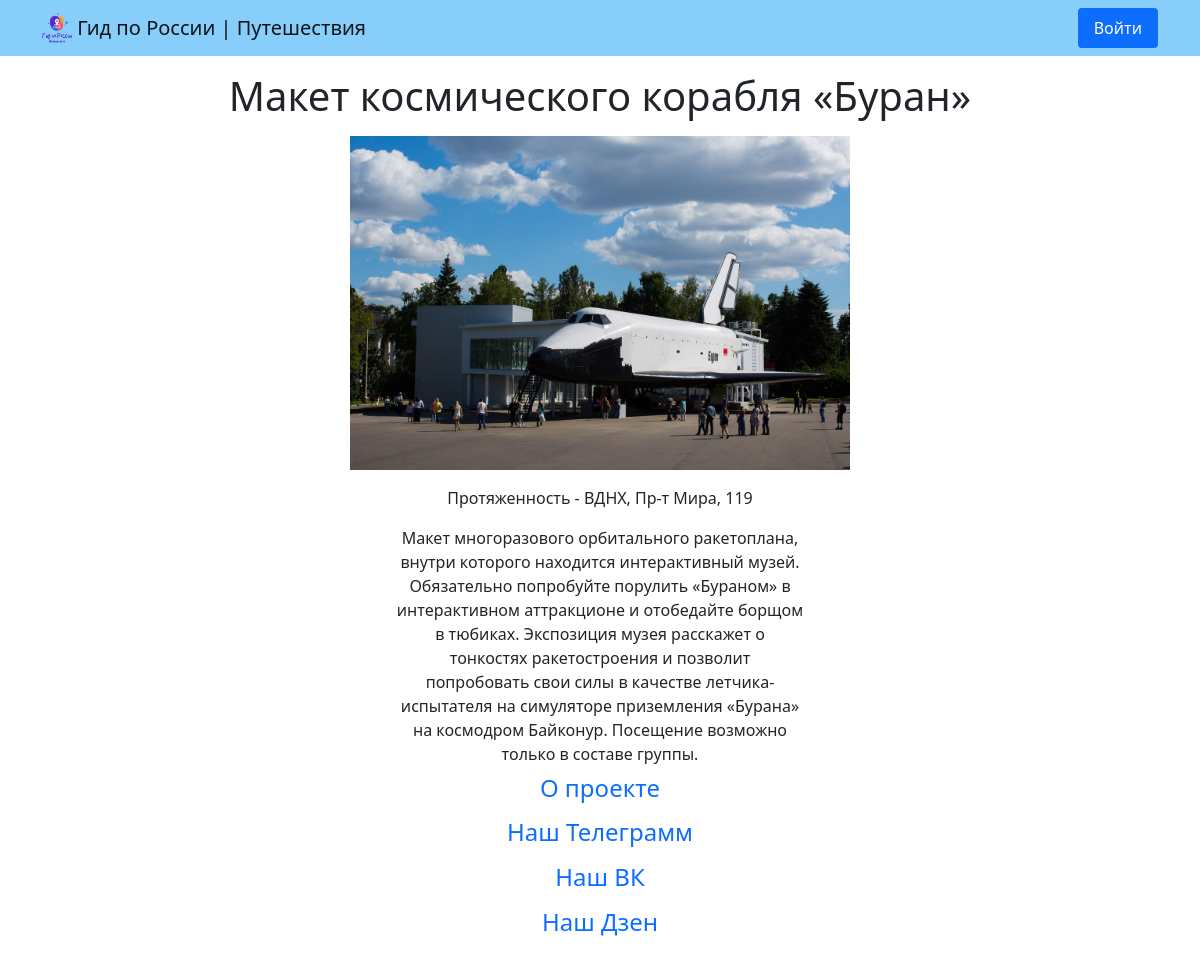
Screenshot of /event/2 with the database file from the repository.
### data/event.py (models this page shows)
class Event(SqlAlchemyBase):
    __tablename__ = 'events'
    id = sqlalchemy.Column(sqlalchemy.Integer,
                           primary_key=True, autoincrement=True)
    region = sqlalchemy.Column(sqlalchemy.String, nullable=True)
    title = sqlalchemy.Column(sqlalchemy.String, nullable=True)
    address = sqlalchemy.Column(sqlalchemy.String, nullable=True)
    image = sqlalchemy.Column(sqlalchemy.String, nullable=True)
    info = sqlalchemy.Column(sqlalchemy.String, nullable=True)
    def get_list(self):
        return [self.id, self.region, self.title, self.address, self.image, self.info]

### guide.py (the view)
@app.route('/event/<int:event_id>')
def event(event_id):
    db_sess = db_session.create_session()
    event_list = db_sess.query(Event).filter(Event.id == event_id).first().get_list()
    return render_template('event.html', event_list=event_list)

### data/db_session.py (called while the page is built)
def create_session() -> Session:
    global __factory
    return __factory()

### templates/event.html (shortened to what this page needs)
{% extends 'base.html' %}
{% block content %}
<div class="route">
    <p><h1>{{ event_list[2] }}</h1></p>
    <img style="width: 500px;" src="{{ url_for('static', filename=event_list[4]) }}">
    <p><div>Протяженность - {{ event_list[3] }}</div></p>
    <div style="margin-left: 33%; margin-right: 33%;">{{ event_list[5] }}</div>
</div>
{% endblock %}

### static/css/style.css (style rules this page uses)
body { margin:0px; padding:0px; }
.route { text-align: center; }

### rows the page displays
Event: title "Макет космического корабля «Буран»", image (picture), address "ВДНХ, Пр-т Мира, 119", info "Макет многоразового орбитального ракетоплана, внутри которого находится интерактивный музей. Обязательно попробуйте порулить «Бураном» в интерактивном аттракционе и отобедайте борщом в тюбиках. Экспозиция музея расскажет о тонкостях ракетостроения и позволит попробовать свои силы в качестве летчика-испытателя на симуляторе приземления «Бурана» на космодром Байконур. Посещение возможно только в составе группы."
